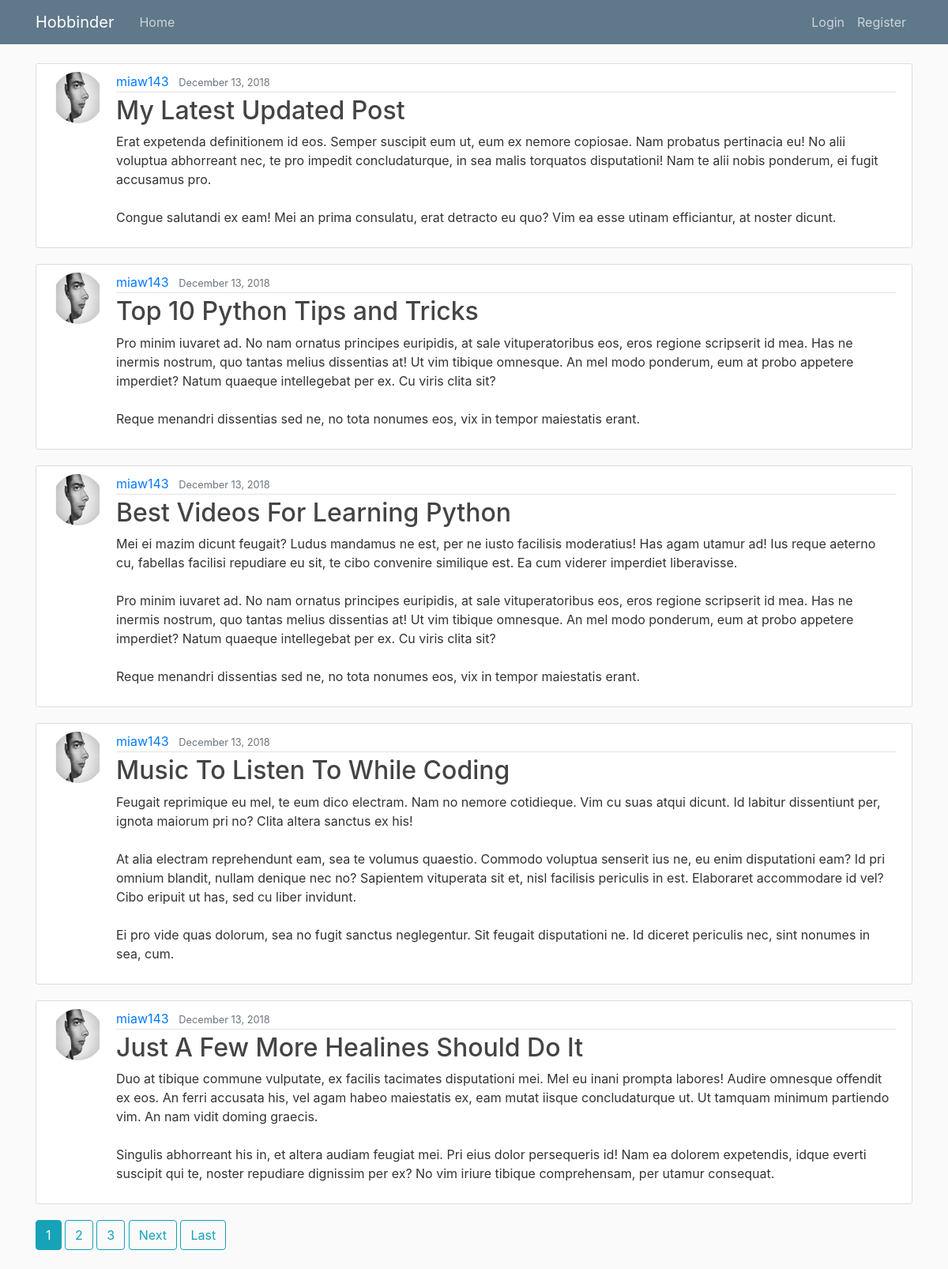
The page / on the database its author committed.
### feed/models.py (models this page shows, shortened)
class Post(models.Model):
    title = models.CharField(max_length=100)
    content = models.TextField()
    date_posted = models.DateTimeField(default=timezone.now)
    author = models.ForeignKey(User, on_delete=models.CASCADE)

### users/models.py (models this page shows, shortened)
class Profile(models.Model):
    user = models.OneToOneField(User, on_delete=models.CASCADE)
    image = models.ImageField(default='default.jpg', upload_to='profile_pics')
    gender = models.CharField(max_length=10, choices=GENDER_CHOICES)
    birth_date = models.DateField()
    hobbies = MultiSelectField(choices=HOBBY_CHOICES)

### feed/views.py (the view)
# urls.py: path('', PostListView.as_view(), name='feed-home'),
class PostListView(ListView):
    model = Post
    template_name = 'feed/home.html'
    ordering = ['-date_posted']
    context_object_name = 'posts'
    paginate_by = 5

### feed/templates/feed/home.html (shortened to what this page needs)
{% extends "feed/base.html" %}
{% block content %}
    {% for post in posts %}
    <article class="media content-section">
      <img class="rounded-circle article-img" src="{{ post.author.profile.image.url }}">
      <div class="media-body">
        <div class="article-metadata">
          <a class="mr-2" href="{% url 'user-posts' post.author.username %}">{{ post.author }}</a>
          <small class="text-muted">{{ post.date_posted|date:"F d, Y" }}</small>
        </div>
        <h2><a class="article-title" href="{% url 'post-detail' post.id %}">{{ post.title }}</a></h2>
        <p class="article-content">{{ post.content }}</p>
      </div>
    </article>
    {% endfor %}
    {% if is_paginated %}
     {% for num in page_obj.paginator.page_range %}
         {% if page_obj.number == num %}
            <a class= "btn btn-info mb-4" href="?page= {{ num }}">{{ num }}</a>
       {% elif num > page_obj.number|add:'-3' and num < page_obj.number|add:'3'%}
            <a class= "btn btn-outline-info mb-4" href="?page= {{ num }}">{{ num }}</a>
         {% endif %}
     {% endfor %}
      {% if page_obj.has_next %}
         <a class= "btn btn-outline-info mb-4" href="?page= {{ page_obj.next_page_number }}">Next</a>
         <a class= "btn btn-outline-info mb-4" href="?page= {{ page_obj.paginator.num_pages}}">Last</a>
      {% endif %}
     {% endif %}
{% endblock content %}

### feed/templates/feed/base.html (shortened to what this page needs)
{% load static %}
<!DOCTYPE html>
<html>
<head>
   <link rel="stylesheet" href="https://maxcdn.bootstrapcdn.com/bootstrap/4.0.0/css/bootstrap.min.css">
   <link rel="stylesheet" type="text/css" href="{% static 'feed/main.css' %}">
</head>
  <body>
    <header class="site-header">
  <nav class="navbar navbar-expand-md navbar-dark bg-steel fixed-top">
    <div class="container">
      <a class="navbar-brand mr-4" href="/">Hobbinder</a>
      <div class="collapse navbar-collapse" id="navbarToggle">
        <div class="navbar-nav mr-auto">
          <a class="nav-item nav-link" href="{% url 'feed-home' %}">Home</a>
        </div>
        <div class="navbar-nav">
          {% if user.is_authenticated %}
            <a class="nav-item nav-link" href="{% url 'matches' %}">See Matches</a>
            <a class="nav-item nav-link" href="{% url 'post-create' %}">New Post</a>
            <a class="nav-item nav-link" href="{% url 'profile' %}">Profile</a>
            <a class="nav-item nav-link" href="{% url 'logout' %}">Logout</a>
          {% else %}
            <a class="nav-item nav-link" href="{% url 'login' %}">Login</a>
            <a class="nav-item nav-link" href="{% url 'register' %}">Register</a>
          {% endif %}
        </div>
          </div>
        </div>
      </nav>
    </header>
    <main role="main" class="container">
      <div class="row">
        <div class="col-md-12">
          {% block content %}{% endblock %}
            </div>
    </main>
  </body>
</html>

### feed/static/feed/main.css (style rules this page uses)
body { background: #fafafa; color: #333333; margin-top: 5rem; }
h1, h2, h3, h4, h5, h6 { color: #444444; }
.bg-steel { background-color: #5f788a; }
.site-header .navbar-nav .nav-link { color: #cbd5db; }
.content-section { background: #ffffff; padding: 10px 20px; border: 1px solid #dddddd; border-radius: 3px; margin-bottom: 20px; }
.article-title { color: #444444; }
.article-content { white-space: pre-line; }
.article-img { height: 65px; width: 65px; margin-right: 16px; }
.article-metadata { padding-bottom: 1px; margin-bottom: 4px; border-bottom: 1px solid #e3e3e3 }

### rows shown on the page
Post: author.profile.image (placeholder picture), author "miaw143", date_posted "December 13, 2018", title "My Latest Updated Post", content "Erat expetenda definitionem id eos. Semper suscipit eum ut, eum ex nemore copiosae. Nam probatus pertinacia eu! No alii voluptua abhorreant nec, te pro impedit concludaturque, in sea malis torquatos disputationi! Nam te alii nobis ponderum, ei fugit accusamus pro. Congue salutandi ex eam! Mei an prima consulatu, erat detracto eu quo? Vim ea esse utinam efficiantur, at noster dicunt."
Post: author.profile.image (placeholder picture), author "miaw143", date_posted "December 13, 2018", title "Top 10 Python Tips and Tricks", content "Pro minim iuvaret ad. No nam ornatus principes euripidis, at sale vituperatoribus eos, eros regione scripserit id mea. Has ne inermis nostrum, quo tantas melius dissentias at! Ut vim tibique omnesque. An mel modo ponderum, eum at probo appetere imperdiet? Natum quaeque intellegebat per ex. Cu viris clita sit? Reque menandri dissentias sed ne, no tota nonumes eos, vix in tempor maiestatis erant."
Post: author.profile.image (placeholder picture), author "miaw143", date_posted "December 13, 2018", title "Best Videos For Learning Python", content "Mei ei mazim dicunt feugait? Ludus mandamus ne est, per ne iusto facilisis moderatius! Has agam utamur ad! Ius reque aeterno cu, fabellas facilisi repudiare eu sit, te cibo convenire similique est. Ea cum viderer imperdiet liberavisse. Pro minim iuvaret ad. No nam ornatus principes euripidis, at sale vituperatoribus eos, eros regione scripserit id mea. Has ne inermis nostrum, quo tantas melius dissentias at! Ut vim tibique omnesque. An mel modo ponderum, eum at probo appetere imperdiet? Natum quaeque intellegebat per ex. Cu viris clita sit? Reque menandri dissentias sed ne, no tota nonumes eos, vix in tempor maiestatis erant."
Post: author.profile.image (placeholder picture), author "miaw143", date_posted "December 13, 2018", title "Music To Listen To While Coding", content "Feugait reprimique eu mel, te eum dico electram. Nam no nemore cotidieque. Vim cu suas atqui dicunt. Id labitur dissentiunt per, ignota maiorum pri no? Clita altera sanctus ex his! At alia electram reprehendunt eam, sea te volumus quaestio. Commodo voluptua senserit ius ne, eu enim disputationi eam? Id pri omnium blandit, nullam denique nec no? Sapientem vituperata sit et, nisl facilisis periculis in est. Elaboraret accommodare id vel? Cibo eripuit ut has, sed cu liber invidunt. Ei pro vide quas dolorum, sea no fugit sanctus neglegentur. Sit feugait disputationi ne. Id diceret periculis nec, sint nonumes in sea, cum."
Post: author.profile.image (placeholder picture), author "miaw143", date_posted "December 13, 2018", title "Just A Few More Healines Should Do It", content "Duo at tibique commune vulputate, ex facilis tacimates disputationi mei. Mel eu inani prompta labores! Audire omnesque offendit ex eos. An ferri accusata his, vel agam habeo maiestatis ex, eam mutat iisque concludaturque ut. Ut tamquam minimum partiendo vim. An nam vidit doming graecis. Singulis abhorreant his in, et altera audiam feugiat mei. Pri eius dolor persequeris id! Nam ea dolorem expetendis, idque everti suscipit qui te, noster repudiare dignissim per ex? No vim iriure tibique comprehensam, per utamur consequat."

### other values the page prints
{{ num }} "1"
{{ num }} "2" "3"
